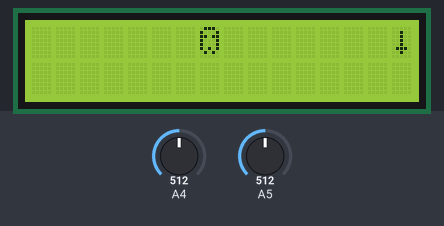
Simulated run of this sketch. Board: Arduino Mega 2560, built with avr-gcc and run on an emulated ATmega2560. On the bench: 16×2 character LCD. The inputs (shaded band) are chosen by the test bench; at power-on: A4 = 512, A5 = 512. Random numbers use the default seed unless the sketch sets one.

Above: at 1.2 s.
1.3 s: A4 set to 502
At 1.98 s:
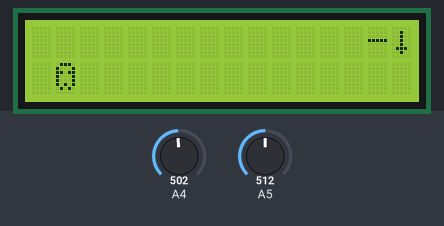
3.8 s: A5 set to 754
5.3 s: A5 set to 778
At 6.32 s:
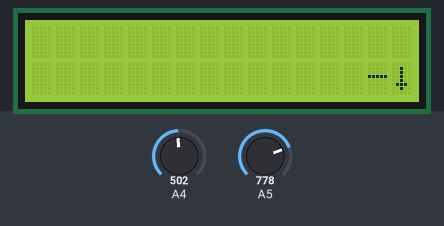
7.7 s: A4 set to 511
At 8.63 s:
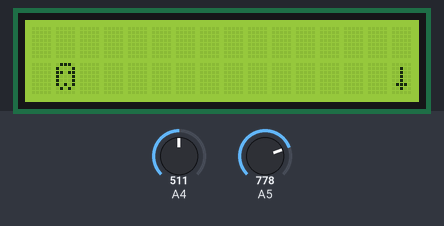
10.0 s: A4 set to 306
At 10.16 s:
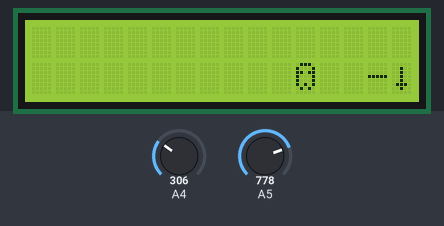
11.5 s: A5 set to 267
13.0 s: A5 set to 241
At 13.1 s:
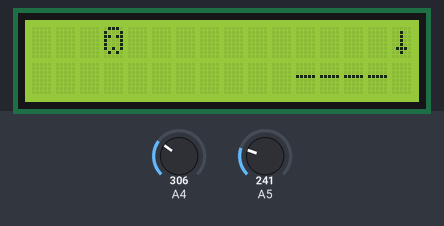

Measured:
- the behaviour switches between 511 and 510 on A4 (found by bisection; images 0 and 1)
- the behaviour switches between 767 and 768 on A5 (found by bisection; images 1 and 2)

The sketch:

spooky_game.ino
```cpp
// initialize the library with the numbers of the interface pins
// Based on: https://mega.nz/folder/ZPgwBBiB#7rAMZv3icFWHZ_vJIsOQaw/folder/FTJkSJrT
#include <LiquidCrystal.h>
LiquidCrystal lcd(12, 11, 5, 4, 3, 2);

byte ghost[8] = {
  B01110,
  B10001,
  B11011,
  B10001,
  B10001,
  B10101,
  B01010,
  B00000,
};

byte apple[8] = {
  B00000,
  B00000,
  B00100,
  B01110,
  B10001,
  B10001,
  B01110,
  B00000,
};

byte sword[8] = {
  B00000,
  B00100,
  B00100,
  B00100,
  B00100,
  B01110,
  B00100,
  B00000,
};

int sword_row;
int laser_row;
int ghost_row;
int ghost_x;
int laser_x;
int lose_cnt;
int win_cnt;

void setup(){
  // set up the LCD's number of columns and rows:
  lcd.begin(16,2);
  // Print a message to the  LCD.
  lcd.print(" Welcome to poop");
  lcd.setCursor(0,1); //Display position
  lcd.print(" and pipi world  ");

  lcd.createChar(0, ghost);
  lcd.createChar(1, apple);
  lcd.createChar(2, sword);

  lcd.display();

  sword_row = 0;
  laser_row = 0;
  laser_x = 0;
  lose_cnt = 0;
  win_cnt = 0;
  pinMode(A5, INPUT);
  pinMode(A4, INPUT);
}


void loop(){

  delay(150);
  lcd.clear();

  // Read joystick
  int joy = analogRead(A5);
  if(joy<1023/4) sword_row=0;
  if(joy>1023*3/4) sword_row=1;
  // Read Switch
   pinMode(A4, OUTPUT);
   digitalWrite(A4, HIGH);
   pinMode(A4, INPUT);
  int joy2 = analogRead(A4);
  if(joy2<(1023/2) && laser_x < 1){
    laser_row = sword_row;
    laser_x = 14;
  }
  // Move ghost
  if(ghost_x < 14) ghost_x++;
  else {
    ghost_x = 0;
    lose_cnt = 3;
  }
  // Draw Sword
  lcd.setCursor(15, sword_row);
  lcd.write(byte(2));
  // Draw Ghost
  lcd.setCursor(ghost_x, ghost_row);
  lcd.write(byte(0));
  //Draw Laser
  if(laser_x > 0){
    for(int k=14 ; k>=laser_x ; k--){
      lcd.setCursor(k, laser_row);
      lcd.print("-");
      if((laser_row == ghost_row) && (laser_x == (ghost_x + 1))){
        ghost_x = 0;
        laser_x = 1;
        ghost_row = random(0,2);
        win_cnt = 3;
        break;
      }
    }
    laser_x--;
  }
  /*
  lcd.setCursor(0,0);
  lcd.write(byte(0));
  lcd.setCursor(3,1);
  lcd.write(byte(0));
  lcd.setCursor(10,1);
  lcd.write(byte(1));

  delay(150);
  for(int k=15 ; k>=0 ; k--){
    lcd.setCursor(k,0);
    lcd.print("-");
    delay(150);
  }
  lcd.clear();
  lcd.setCursor(0,0);
  lcd.print("*");
  lcd.setCursor(1,0);
  lcd.print("*");
  lcd.setCursor(0,1);
  lcd.print("*");
  lcd.setCursor(1,1);
  lcd.print("*");
  delay(500);*/
}
```
